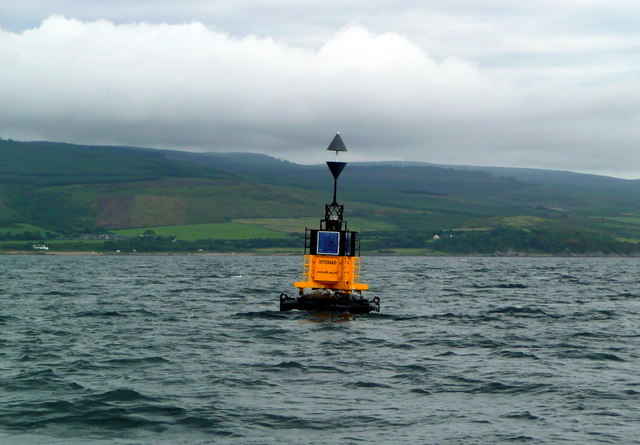
%> input picture dataset/E/3DTzEGh.jpg, 640 x 445 px; its folder holds 5 pictures in this run; the run also reads 1 picture not shown here
$ octave test2_0.m   (GNU Octave 9; MATLAB toolbox functions it lacks are replaced by stand-ins)
%> lines starting %> are read from the running program, lines starting %| are printed output that depends on the picture; in (x1, y1, x2, y2) boxes, pixels count from 0 and x2, y2 are one past the last pixel; in counts of white or black regions, pixels touching at a corner belong together; the program's own positions count from 1
%> further down, img is the input picture: size 445x640x3 uint8; mean R, G, B 125.5, 142.9, 145.4
### beaconMask.m
function mask = beaconMask(img)
% This function takes an image as input and returns the mask with the beacon detection
% input : the image
% output : the mask of the beacon

figure;
subplot(2,2,1); imshow(img); title('Original Image');

%% Masque de couleur jaune

ihsv = rgb2hsv(img);
%> ihsv: size 445x640x3 double; mean H, S, V 0.517, 0.211, 0.581
% isoler les couleurs jaunes / oranges
% seuils
yellow = (ihsv(:,:,1) > 0.05 & ihsv(:,:,1) < 0.17) & (ihsv(:,:,2) > 0.25 & ihsv(:,:,3) > 0.25);
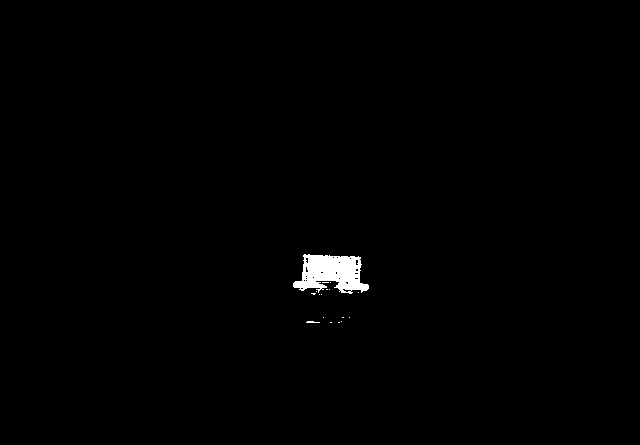
%> yellow: size 445x640 logical; 0.7% white; 17 white regions (15 under 20 px), largest, box (x1, y1, x2, y2) and area: (293, 254, 369, 294) 1937, (306, 321, 320, 323) 21

% figure; imshow(yellow, []); title('Yellow Mask');

grayImg = img(:,:,3);
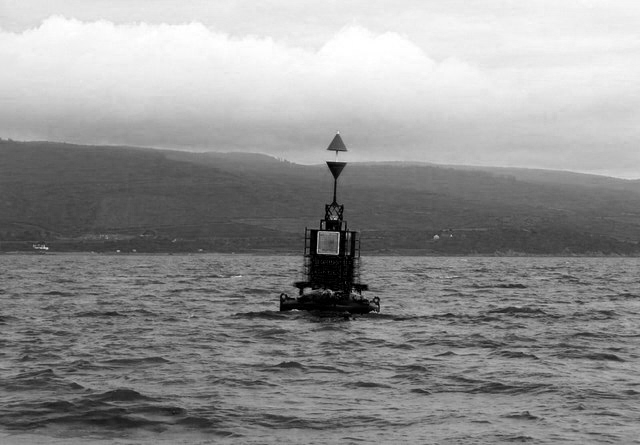
%> grayImg: size 445x640 uint8; min 0, max 255, mean 145.4
grayImg(grayImg > 80) = 255;
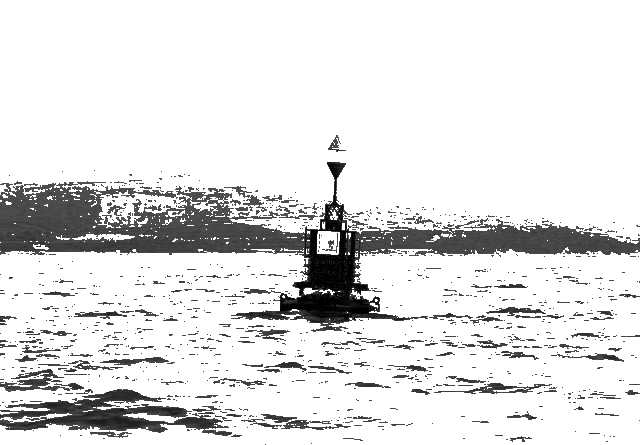
%> grayImg: size 445x640 uint8; min 0, max 255, mean 225.3

% grayImg = imgaussfilt(grayImg, 2);

[m, n] = size(grayImg);
%> m = 445; n = 640

% thresholded = clusteredImg == min(centers);
thresholded = yellow;
thresholded_opened = imopen(thresholded, strel('disk', 3));
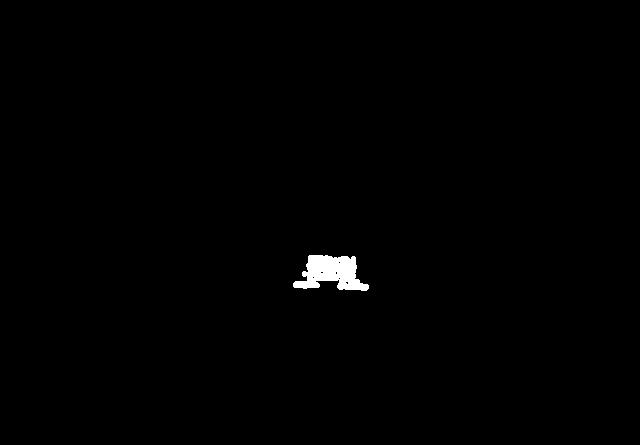
%> thresholded_opened: size 445x640 logical; 0.59% white; 1 white region, box (x1, y1, x2, y2) and area: (293, 255, 369, 291) 1679
thresholded_opened = bwareaopen(thresholded_opened,  fix(m*n/2000) );
thresholded_opened = imclearborder(thresholded_opened);

if (sum(thresholded_opened(:)) == 0)
    thresholded_opened = thresholded;
    thresholded_opened = bwareaopen(thresholded_opened,  50 );
end

subplot(2,2,2);
imshow(yellow, []);
title('First yellow mask');


%% Seuillage du gradient sur la composante bleu
% Obtenir l'axe y de la première valeur non nulle du masque jaune
[~, col] = find(thresholded_opened, 1, 'first');
%> col = 294
[~, col2] = find(thresholded_opened, 1, 'last');
%> col2 = 369

% gradient
grad = abs(imgradient(grayImg, 'sobel'));

grad = grad > max(grad(:)) * 0.01;
%> grad: size 445x640 logical; 23.2% white; 344 white regions (175 under 20 px), largest, box (x1, y1, x2, y2) and area: (0, 0, 640, 445) 48816, (410, 375, 558, 396) 1397, (511, 343, 625, 363) 777
grad = imclose(grad, strel('disk', 4));
%> grad: size 445x640 logical; 30.2% white; 57 white regions (30 under 20 px), largest, box (x1, y1, x2, y2) and area: (0, 0, 640, 445) 81790, (441, 279, 529, 304) 795, (11, 278, 101, 300) 651
grad = imopen(grad, strel('line', 3,0));
%> grad: size 445x640 logical; 29.9% white; 86 white regions (47 under 20 px), largest, box (x1, y1, x2, y2) and area: (0, 161, 640, 445) 79156, (441, 279, 529, 304) 776, (0, 0, 640, 3) 650

grad(:, 1:col-30) = 0;
grad(:, col2+30:end) = 0;
%> grad: size 445x640 logical; 6.9% white; 16 white regions (6 under 20 px), largest, box (x1, y1, x2, y2) and area: (264, 161, 398, 357) 15305, (264, 349, 398, 394) 1708, (264, 408, 398, 431) 1568

%% Reconstruction par dilatation
% Reconstruction par dilatation de l'image segmentée
mask = imreconstruct(thresholded_opened,grad | thresholded_opened);
%> mask: size 445x640 logical; 5.4% white; 1 white region, box (x1, y1, x2, y2) and area: (264, 161, 398, 357) 15305


%% Suppression des objets non pertinents
% Redétection des objets jaunes pour supprimer des potentiels minis objets externes (bouées, etc)
studied_area =  bsxfun(@times, img, cast(mask, 'like', img));
%> studied_area: size 445x640x3 uint8; mean H, S, V 4, 4, 3.3

ihsv = rgb2hsv(studied_area);
%> ihsv: size 445x640x3 double; mean H, S, V 0.0216, 0.0236, 0.019
% isoler les couleurs jaunes / oranges
yellow_mask = (ihsv(:,:,1) > 0.05 & ihsv(:,:,1) < 0.17) & (ihsv(:,:,2) > 0.20 & ihsv(:,:,3) > 0.20);
%> yellow_mask: size 445x640 logical; 0.74% white; 24 white regions (20 under 20 px), largest, box (x1, y1, x2, y2) and area: (293, 254, 369, 296) 2016, (305, 321, 321, 323) 29, (318, 316, 329, 318) 21, (329, 320, 344, 323) 21

% Supprimer tous les objets avec une surface plus petite que 40% de la plus grande
r = regionprops(yellow_mask, 'Area');
%> r = 24 regions; largest, Area: 2016, 29, 21, 21, 7
areas = cat(1, r.Area);
%> areas = 24 values, max 2016 at index 1, min 1 at index 3, mean 88.38
yellow = bwareaopen(yellow_mask, fix(max(areas)*0.4));
%> yellow: size 445x640 logical; 0.71% white; 1 white region

r = regionprops(yellow, 'BoundingBox', 'Area');
%> r = 1 region; box (x1, y1, x2, y2) and Area: (293, 254, 369, 296) 2016
if (length(r) > 1)
    boundingBoxes = cat(1, r.BoundingBox);

    % Trier par coordonnée x
    [~, idx] = sort(boundingBoxes(:, 1), 'ascend');
    r = r(idx);

    % Vérifier si les boîtes englobantes sont trop éloignées les unes des autres (regarder uniquement l'axe x)
    % si c'est le cas, supprimer la plus petite
    for i = 1:length(r)
        for j = i+1:length(r)
            if ( (r(i).BoundingBox(1) + r(i).BoundingBox(3)*3) < r(j).BoundingBox(1))
                if (r(i).Area < r(j).Area)
                    % supprimer la plus petite du jaune en utilisant la boîte englobante
                    yellow(fix(r(i).BoundingBox(2)):fix(r(i).BoundingBox(2)+r(i).BoundingBox(4)), ...
                        fix(r(i).BoundingBox(1)):fix(r(i).BoundingBox(1)+r(i).BoundingBox(3))) = 0;
                else
                    yellow(fix(r(j).BoundingBox(2)):fix(r(j).BoundingBox(2)+r(j).BoundingBox(4)), ...
                        fix(r(j).BoundingBox(1)):fix(r(j).BoundingBox(1)+r(j).BoundingBox(3))) = 0;
                end
            end
        end
    end
end

yellow_dilated = imdilate(yellow,strel("rectangle",[150,5]));
%> yellow_dilated: size 445x640 logical; 5.1% white; 1 white region, box (x1, y1, x2, y2) and area: (291, 180, 371, 371) 14391

mask = imreconstruct(yellow_dilated,mask);

%% Amélioration de la détection des triangles

es_ligne = zeros(150,1);
es_ligne(1:75) = 1;

mask = imdilate(mask,es_ligne);
%> mask: size 445x640 logical; 10.4% white; 1 white region, box (x1, y1, x2, y2) and area: (264, 87, 398, 357) 29709

mask = imreconstruct(mask,grad | thresholded_opened);
%> mask: size 445x640 logical; 5.5% white; 4 white regions (2 under 20 px)

subplot(2,2,3); imshow(grad, []); title('Gradient Image');
subplot(2,2,4); imshow(mask, []); title('Gradient & Segmented Image bouché');

end

### colorEstimation.m
function direction = colorEstimation(mask, image)
% This function takes the mask of the beacon and the image and returns the direction of the beacon
% For this it detect the yellow areas and then check if there is 1 or 2 and if they are on the top
% middle or bottom of the beacon
%
% Parameters:
%  mask: the mask of the beacon
%  image: the image
% Returns:
%  direction: the direction of the beacon

%% Boite englobante de la balise
studied_area =  bsxfun(@times, image, cast(mask, 'like', image));
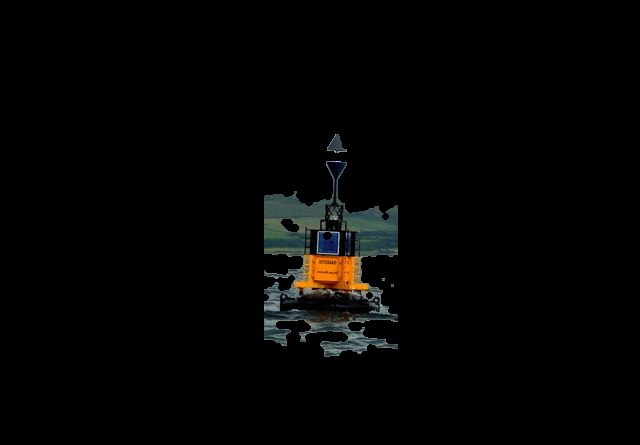
%> studied_area: size 445x640x3 uint8; mean R, G, B 4, 4.1, 3.4

boundingBoxMask = regionprops(mask, 'BoundingBox');
%> boundingBoxMask = 4 regions; box (x1, y1, x2, y2): (264, 161, 398, 357), (327, 134, 347, 153), (382, 278, 385, 281), (391, 284, 394, 287)

% fusionner les boîtes englobantes
maxX = 0; maxY = 0; minX = 100000; minY = 100000;
for i = 1:length(boundingBoxMask)
    maxX = max(maxX, boundingBoxMask(i).BoundingBox(1) + boundingBoxMask(i).BoundingBox(3));
    maxY = max(maxY, boundingBoxMask(i).BoundingBox(2) + boundingBoxMask(i).BoundingBox(4));
    minX = min(minX, boundingBoxMask(i).BoundingBox(1));
    minY = min(minY, boundingBoxMask(i).BoundingBox(2));
end
%> this loop made 4 passes
%> minY on passes 1 to 4: 161.5, 134.5, 134.5, 134.5

boundingBoxMask = [minX, minY + 0.22*(maxY - minY), maxX - minX, (maxY - minY)*0.78];
%> boundingBoxMask = [264.5 183.6 134 173.9]


%% Détection des boites englobantes des zones jaunes
% hsv pour détecter le jaune

ihsv = rgb2hsv(studied_area);
%> ihsv: size 445x640x3 double; mean H, S, V 0.0221, 0.0238, 0.0193
% isoler les couleurs jaunes / oranges
yellow_mask = (ihsv(:,:,1) > 0.05 & ihsv(:,:,1) < 0.17) & (ihsv(:,:,2) > 0.30 & ihsv(:,:,3) > 0.25);
%> yellow_mask: size 445x640 logical; 0.68% white; 11 white regions (10 under 20 px), largest, box (x1, y1, x2, y2) and area: (293, 254, 369, 294) 1891
yellow_mask = imclose(yellow_mask,strel('disk',2));
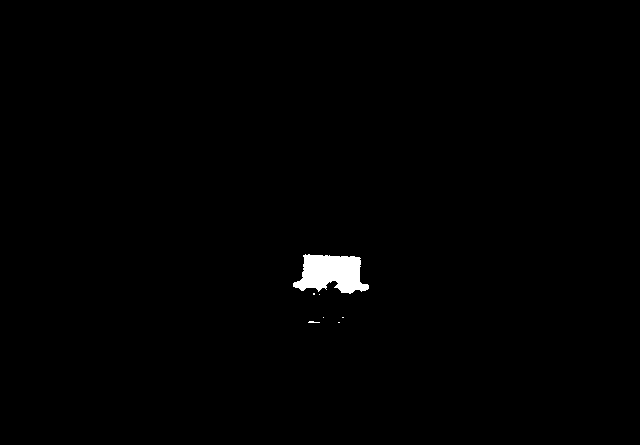
%> yellow_mask: size 445x640 logical; 0.72% white; 7 white regions (6 under 20 px), largest, box (x1, y1, x2, y2) and area: (293, 254, 369, 294) 2036

% Supprimer tous les objets avec une surface plus petite que 15% du plus grand
r = regionprops(yellow_mask, 'Area');
%> r = 7 regions; Area: 2036, 17, 4, 2, 2, 1, 1

areas = cat(1, r.Area);
%> areas = [2036; 17; 4; 1; 1; 2; 2]
yellow = bwareaopen(yellow_mask, fix(max(areas)*0.25));
%> yellow: size 445x640 logical; 0.71% white; 1 white region

% Si il reste plus de 2 objets jaunes augmenter le seuil de suppression
r = regionprops(yellow, 'BoundingBox');
%> r = 1 region; box (x1, y1, x2, y2): (293, 254, 369, 294)
if (length(r ) > 2)
    yellow = bwareaopen(yellow_mask, fix(max(areas)*0.35));
end

figure;
subplot(1,2,1);imshow(studied_area,[]); title('Original Image');

r = regionprops(yellow, 'BoundingBox');

% Extraire les valeurs de BoundingBox
boundingBoxes = cat(1, r.BoundingBox);
%> boundingBoxes = [293.5 254.5 76 40]

% Trier par coordonnée y
[~, idx] = sort(boundingBoxes(:, 2), 'ascend');
%> idx = 1
r = r(idx);

% Afficher les boîtes englobantes en vert
for i = 1:length(r)
    rectangle('Position', r(i).BoundingBox, 'EdgeColor', 'g', 'LineWidth', 2);
end
%> this loop made 1 pass

% Vérifier si les boîtes englobantes se chevauchent ou sont trop proches les unes des autres (regarder uniquement l'axe y)
% si c'est le cas, les fusionner

for i = 1:length(r)
    for j = i+1:length(r)
        if ( (r(i).BoundingBox(2) + (r(i).BoundingBox(4)*1.25) ) > r(j).BoundingBox(2))

            x_right = max(r(i).BoundingBox(1) + r(i).BoundingBox(3), r(j).BoundingBox(1) + r(j).BoundingBox(3)) - r(i).BoundingBox(1);
            y_bottom = max(r(i).BoundingBox(2) + r(i).BoundingBox(4), r(j).BoundingBox(2) + r(j).BoundingBox(4)) - r(i).BoundingBox(2);

            r(i).BoundingBox = [min(r(i).BoundingBox(1), r(j).BoundingBox(1)), r(i).BoundingBox(2), x_right, y_bottom];

            r(j).BoundingBox = [0, 0, 0, 0];
        end
    end
end

subplot(1,2,2);imshow(yellow,[]); title('Yellow Mask');
r = r(~arrayfun(@(x) all(x.BoundingBox == 0), r));

% afficher les boîtes englobantes
for i = 1:length(r)
    rectangle('Position', r(i).BoundingBox, 'EdgeColor', 'y', 'LineWidth', 2);
end

subplot(1,2,1);
for i = 1:length(r)
    rectangle('Position', r(i).BoundingBox, 'EdgeColor', 'y', 'LineWidth', 2);
end

%% Classification

rectangle('Position', boundingBoxMask, 'EdgeColor', 'b', 'LineWidth', 2);

% dessiner les lignes de limites

% dessiner les lignes horizontales de limites
line([0, width(image)], [boundingBoxMask(2) + (boundingBoxMask(4)/3), boundingBoxMask(2) + (boundingBoxMask(4)/3)], 'Color', 'b', 'LineWidth', 2);

line([0,width(image)], [boundingBoxMask(2) + (boundingBoxMask(4)*2/3) , boundingBoxMask(2) + (boundingBoxMask(4)*2/3)], 'Color', 'r', 'LineWidth', 2);

tiers_haut = [boundingBoxMask(2), boundingBoxMask(2) + (boundingBoxMask(4)*35/100)];
%> tiers_haut = [183.6 244.4]
tiers_median = [boundingBoxMask(2) + (boundingBoxMask(4)*35/100) ...
                , boundingBoxMask(2) + (boundingBoxMask(4)*65/100)];
%> tiers_median = [244.4 296.6]
tiers_bas = [boundingBoxMask(2) + (boundingBoxMask(4)*65/100) ...
                , boundingBoxMask(2) + (boundingBoxMask(4))];
%> tiers_bas = [296.6 357.5]

% Vérifier s'il y a 1 ou 2 zones jaunes
if (isscalar(r))
    % Vérifier si la zone jaune est en haut, en bas ou au milieu de la balise
    yellowBox = r(1).BoundingBox;
%> yellowBox = [293.5 254.5 76 40]

    y_inc_top = yellowBox(2);
%> y_inc_top = 254.5
    y_inc_bottom = yellowBox(2) + yellowBox(4);
%> y_inc_bottom = 294.5

    % Calcul de l'intersection avec chaque tiers
    proportion_haut = max(0, min(y_inc_bottom, tiers_haut(2)) - max(y_inc_top, tiers_haut(1)));
%> proportion_haut = 0
    proportion_median = max(0, min(y_inc_bottom, tiers_median(2)) - max(y_inc_top, tiers_median(1)));
%> proportion_median = 40
    proportion_bas = max(0, min(y_inc_bottom, tiers_bas(2)) - max(y_inc_top, tiers_bas(1)));
%> proportion_bas = 0

    % Identifier le tiers principal
    [~, tier_principal] = max([proportion_haut, proportion_median, proportion_bas]);
%> tier_principal = 2

    % Afficher les résultats
    tiers = {'South', 'East', 'North'};
    direction = tiers{tier_principal};
%> direction = 'East'
else
    direction = "West";

end

end

### test2_0.m
clear;close all;clc;


folder = "dataset/E/";
files = dir(folder + "*.jpg");


compt = 0;
for i = 1:length(files)

    img = imread(strcat(folder,files(i).name));

    mask = beaconMask(img);

    esti = colorEstimation(mask, img)
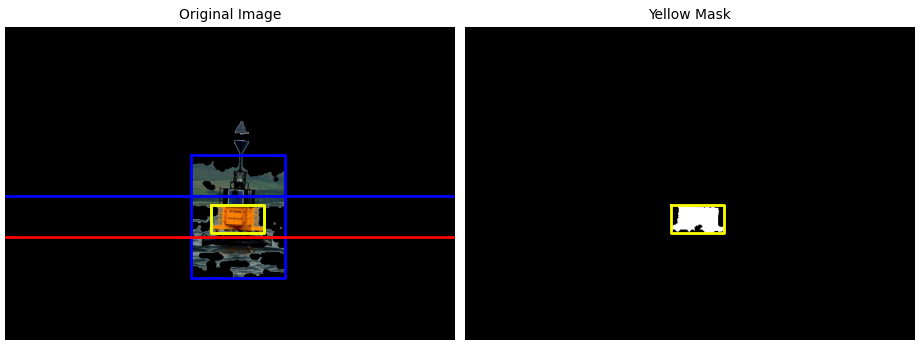
%> figure redrawn from the program's plot data, 2 panels
%> esti = 'East'
    if esti == "East"
        compt = compt + 1;
    end
end
%> pass 2 of the loop `for i = 1:length(files)`:
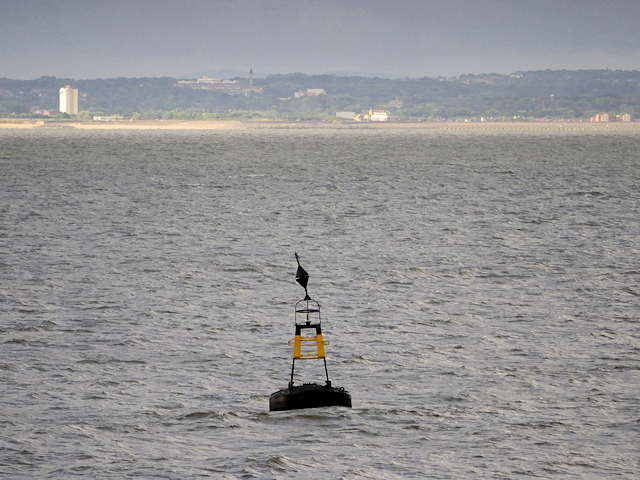
%> input picture dataset/E/7F08T3Y.jpg, 640 x 480 px
%> img is the input picture: size 480x640x3 uint8; mean R, G, B 147.8, 147.8, 149.1
%> in beaconMask (call 2), `yellow = (ihsv(:,:,1) > 0.05 & ihsv(:,:,1) < 0.17) & (ihsv(:,:,2) > 0...`:
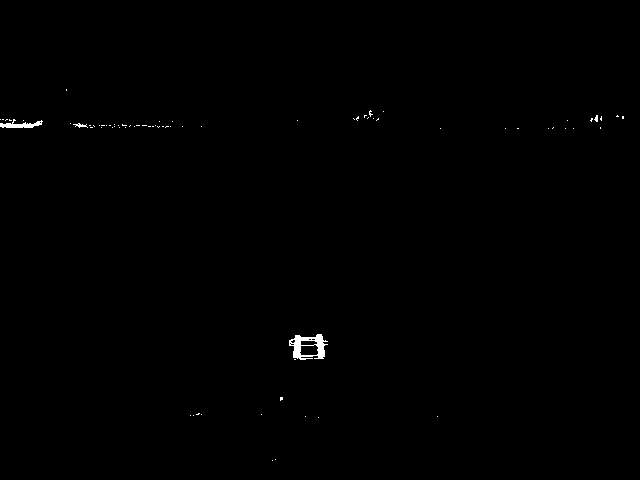
%> yellow: size 480x640 logical; 0.29% white; 75 white regions (72 under 20 px), largest, box (x1, y1, x2, y2) and area: (289, 334, 328, 360) 491, (0, 119, 43, 128) 187, (73, 123, 88, 128) 33
%> col2 = 325
%> in beaconMask (call 2), `r = regionprops(yellow_mask, 'Area');`: r = 11 regions; largest, Area: 509, 20, 18, 10, 3
%> in beaconMask (call 2), `areas = cat(1, r.Area);`: areas = [3; 1; 20; 1; 2; 509; 1; 1; 18; 10; 1]
%> in beaconMask (call 2), `r = regionprops(yellow, 'BoundingBox', 'Area');`: r = 1 region; box (x1, y1, x2, y2) and Area: (289, 334, 328, 360) 509
%> yellow_dilated: size 480x640 logical; 2.4% white; 1 white region, box (x1, y1, x2, y2) and area: (287, 260, 330, 435) 7307
%> in beaconMask (call 2), `mask = imdilate(mask,es_ligne);`:
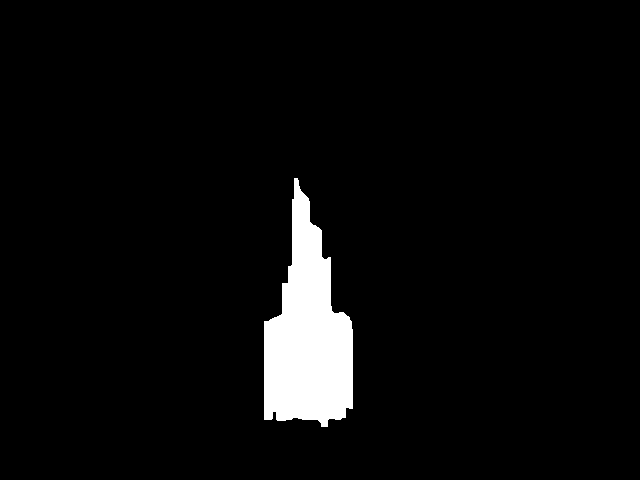
%> mask: size 480x640 logical; 4.4% white; 1 white region, box (x1, y1, x2, y2) and area: (264, 178, 353, 427) 13453
%> in colorEstimation (call 2), `boundingBoxMask = regionprops(mask, 'BoundingBox');`: boundingBoxMask = 5 regions; box (x1, y1, x2, y2): (264, 252, 353, 427), (273, 377, 278, 380), (281, 301, 287, 305), (343, 360, 349, 364), (351, 360, 354, 363)
%> the loop in colorEstimation (call 2), `for i = 1:length(boundingBoxMask)` made 5 passes
%> maxX on passes 1 to 5: 353.5, 353.5, 353.5, 353.5, 354.5
%> in colorEstimation (call 2), `r = regionprops(yellow_mask, 'Area');`: r = 2 regions; Area: 552, 9
%> in colorEstimation (call 2), `r = regionprops(yellow, 'BoundingBox');`: r = 1 region; box (x1, y1, x2, y2): (289, 334, 328, 360)
%> the loop in colorEstimation (call 2), `for i = 1:length(r)` made 1 pass
compt


%%
clear;close all;clc;
img = imread('dataset/E/QO80o8u.jpg');

mask = beaconMask(img);
%> in beaconMask (call 4), `r = regionprops(yellow_mask, 'Area');`: r = 100 regions; largest, Area: 49285, 1318, 928, 605, 561
%> in beaconMask (call 4), `r = regionprops(yellow, 'BoundingBox', 'Area');`: r = 1 region; box (x1, y1, x2, y2) and Area: (192, 494, 544, 729) 49285

esti = colorEstimation(mask, img)
%> in colorEstimation (call 4), `boundingBoxMask = regionprops(mask, 'BoundingBox');`: boundingBoxMask = 10 regions; largest, box (x1, y1, x2, y2): (192, 49, 544, 759), (163, 788, 573, 937), (163, 0, 573, 1), (464, 744, 473, 751), (300, 770, 305, 779)
%> in colorEstimation (call 4), `r = regionprops(yellow_mask, 'Area');`: r = 30 regions; largest, Area: 48402, 946, 636, 368, 307
%> in colorEstimation (call 4), `r = regionprops(yellow, 'BoundingBox');`: r = 1 region; box (x1, y1, x2, y2): (192, 497, 544, 728)
